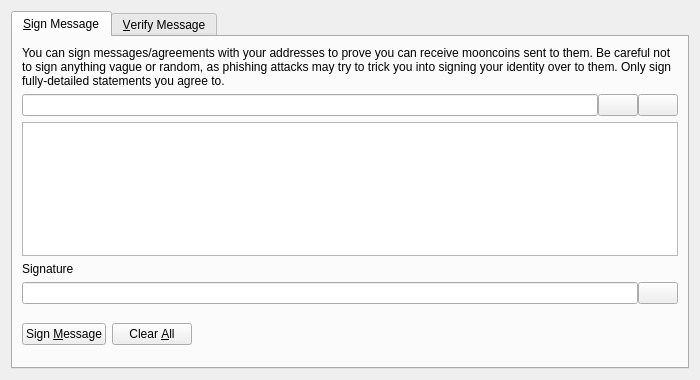
<?xml version="1.0" encoding="UTF-8"?>
<ui version="4.0">
 <class>SignVerifyMessageDialog</class>
 <widget class="QDialog" name="SignVerifyMessageDialog">
  <property name="geometry">
   <rect>
    <x>0</x>
    <y>0</y>
    <width>700</width>
    <height>380</height>
   </rect>
  </property>
  <property name="windowTitle">
   <string>Signatures - Sign / Verify a Message</string>
  </property>
  <property name="modal">
   <bool>true</bool>
  </property>
  <layout class="QVBoxLayout" name="verticalLayout">
   <item>
    <widget class="QTabWidget" name="tabWidget">
     <property name="currentIndex">
      <number>0</number>
     </property>
     <widget class="QWidget" name="tabSignMessage">
      <attribute name="title">
       <string>&amp;Sign Message</string>
      </attribute>
      <layout class="QVBoxLayout" name="verticalLayout_SM">
       <item>
        <widget class="QLabel" name="infoLabel_SM">
         <property name="text">
          <string>You can sign messages/agreements with your addresses to prove you can receive mooncoins sent to them. Be careful not to sign anything vague or random, as phishing attacks may try to trick you into signing your identity over to them. Only sign fully-detailed statements you agree to.</string>
         </property>
         <property name="textFormat">
          <enum>Qt::PlainText</enum>
         </property>
         <property name="wordWrap">
          <bool>true</bool>
         </property>
        </widget>
       </item>
       <item>
        <layout class="QHBoxLayout" name="horizontalLayout_1_SM">
         <property name="spacing">
          <number>0</number>
         </property>
         <item>
          <widget class="QValidatedLineEdit" name="addressIn_SM">
           <property name="toolTip">
            <string>The Mooncoin address to sign the message with</string>
           </property>
          </widget>
         </item>
         <item>
          <widget class="QPushButton" name="addressBookButton_SM">
           <property name="toolTip">
            <string>Choose previously used address</string>
           </property>
           <property name="text">
            <string/>
           </property>
           <property name="icon">
            <iconset resource="../bitcoin.qrc">
             <normaloff>:/icons/address-book</normaloff>:/icons/address-book</iconset>
           </property>
           <property name="shortcut">
            <string>Alt+A</string>
           </property>
           <property name="autoDefault">
            <bool>false</bool>
           </property>
          </widget>
         </item>
         <item>
          <widget class="QPushButton" name="pasteButton_SM">
           <property name="toolTip">
            <string>Paste address from clipboard</string>
           </property>
           <property name="text">
            <string/>
           </property>
           <property name="icon">
            <iconset resource="../bitcoin.qrc">
             <normaloff>:/icons/editpaste</normaloff>:/icons/editpaste</iconset>
           </property>
           <property name="shortcut">
            <string>Alt+P</string>
           </property>
           <property name="autoDefault">
            <bool>false</bool>
           </property>
          </widget>
         </item>
        </layout>
       </item>
       <item>
        <widget class="QPlainTextEdit" name="messageIn_SM">
         <property name="toolTip">
          <string>Enter the message you want to sign here</string>
         </property>
        </widget>
       </item>
       <item>
        <widget class="QLabel" name="signatureLabel_SM">
         <property name="text">
          <string>Signature</string>
         </property>
         <property name="textFormat">
          <enum>Qt::PlainText</enum>
         </property>
        </widget>
       </item>
       <item>
        <layout class="QHBoxLayout" name="horizontalLayout_2_SM">
         <property name="spacing">
          <number>0</number>
         </property>
         <item>
          <widget class="QLineEdit" name="signatureOut_SM">
           <property name="font">
            <font>
             <italic>true</italic>
            </font>
           </property>
           <property name="readOnly">
            <bool>true</bool>
           </property>
          </widget>
         </item>
         <item>
          <widget class="QPushButton" name="copySignatureButton_SM">
           <property name="toolTip">
            <string>Copy the current signature to the system clipboard</string>
           </property>
           <property name="text">
            <string/>
           </property>
           <property name="icon">
            <iconset resource="../bitcoin.qrc">
             <normaloff>:/icons/editcopy</normaloff>:/icons/editcopy</iconset>
           </property>
           <property name="autoDefault">
            <bool>false</bool>
           </property>
          </widget>
         </item>
        </layout>
       </item>
       <item>
        <layout class="QHBoxLayout" name="horizontalLayout_3_SM">
         <item>
          <widget class="QPushButton" name="signMessageButton_SM">
           <property name="toolTip">
            <string>Sign the message to prove you own this Mooncoin address</string>
           </property>
           <property name="text">
            <string>Sign &amp;Message</string>
           </property>
           <property name="icon">
            <iconset resource="../bitcoin.qrc">
             <normaloff>:/icons/edit</normaloff>:/icons/edit</iconset>
           </property>
           <property name="autoDefault">
            <bool>false</bool>
           </property>
          </widget>
         </item>
         <item>
          <widget class="QPushButton" name="clearButton_SM">
           <property name="toolTip">
            <string>Reset all sign message fields</string>
           </property>
           <property name="text">
            <string>Clear &amp;All</string>
           </property>
           <property name="icon">
            <iconset resource="../bitcoin.qrc">
             <normaloff>:/icons/remove</normaloff>:/icons/remove</iconset>
           </property>
           <property name="autoDefault">
            <bool>false</bool>
           </property>
          </widget>
         </item>
         <item>
          <spacer name="horizontalSpacer_1_SM">
           <property name="orientation">
            <enum>Qt::Horizontal</enum>
           </property>
           <property name="sizeHint" stdset="0">
            <size>
             <width>40</width>
             <height>48</height>
            </size>
           </property>
          </spacer>
         </item>
         <item>
          <widget class="QLabel" name="statusLabel_SM">
           <property name="font">
            <font>
             <weight>75</weight>
             <bold>true</bold>
            </font>
           </property>
           <property name="text">
            <string/>
           </property>
           <property name="wordWrap">
            <bool>true</bool>
           </property>
          </widget>
         </item>
         <item>
          <spacer name="horizontalSpacer_2_SM">
           <property name="orientation">
            <enum>Qt::Horizontal</enum>
           </property>
           <property name="sizeHint" stdset="0">
            <size>
             <width>40</width>
             <height>48</height>
            </size>
           </property>
          </spacer>
         </item>
        </layout>
       </item>
      </layout>
     </widget>
     <widget class="QWidget" name="tabVerifyMessage">
      <attribute name="title">
       <string>&amp;Verify Message</string>
      </attribute>
      <layout class="QVBoxLayout" name="verticalLayout_VM">
       <item>
        <widget class="QLabel" name="infoLabel_VM">
         <property name="text">
          <string>Enter the receiver's address, message (ensure you copy line breaks, spaces, tabs, etc. exactly) and signature below to verify the message. Be careful not to read more into the signature than what is in the signed message itself, to avoid being tricked by a man-in-the-middle attack. Note that this only proves the signing party receives with the address, it cannot prove sendership of any transaction!</string>
         </property>
         <property name="textFormat">
          <enum>Qt::PlainText</enum>
         </property>
         <property name="alignment">
          <set>Qt::AlignLeading|Qt::AlignLeft|Qt::AlignTop</set>
         </property>
         <property name="wordWrap">
          <bool>true</bool>
         </property>
        </widget>
       </item>
       <item>
        <layout class="QHBoxLayout" name="horizontalLayout_1_VM">
         <property name="spacing">
          <number>0</number>
         </property>
         <item>
          <widget class="QValidatedLineEdit" name="addressIn_VM">
           <property name="toolTip">
            <string>The Mooncoin address the message was signed with</string>
           </property>
          </widget>
         </item>
         <item>
          <widget class="QPushButton" name="addressBookButton_VM">
           <property name="toolTip">
            <string>Choose previously used address</string>
           </property>
           <property name="text">
            <string/>
           </property>
           <property name="icon">
            <iconset resource="../bitcoin.qrc">
             <normaloff>:/icons/address-book</normaloff>:/icons/address-book</iconset>
           </property>
           <property name="shortcut">
            <string>Alt+A</string>
           </property>
           <property name="autoDefault">
            <bool>false</bool>
           </property>
          </widget>
         </item>
        </layout>
       </item>
       <item>
        <widget class="QPlainTextEdit" name="messageIn_VM"/>
       </item>
       <item>
        <widget class="QValidatedLineEdit" name="signatureIn_VM"/>
       </item>
       <item>
        <layout class="QHBoxLayout" name="horizontalLayout_2_VM">
         <item>
          <widget class="QPushButton" name="verifyMessageButton_VM">
           <property name="toolTip">
            <string>Verify the message to ensure it was signed with the specified Mooncoin address</string>
           </property>
           <property name="text">
            <string>Verify &amp;Message</string>
           </property>
           <property name="icon">
            <iconset resource="../bitcoin.qrc">
             <normaloff>:/icons/transaction_0</normaloff>:/icons/transaction_0</iconset>
           </property>
           <property name="autoDefault">
            <bool>false</bool>
           </property>
          </widget>
         </item>
         <item>
          <widget class="QPushButton" name="clearButton_VM">
           <property name="toolTip">
            <string>Reset all verify message fields</string>
           </property>
           <property name="text">
            <string>Clear &amp;All</string>
           </property>
           <property name="icon">
            <iconset resource="../bitcoin.qrc">
             <normaloff>:/icons/remove</normaloff>:/icons/remove</iconset>
           </property>
           <property name="autoDefault">
            <bool>false</bool>
           </property>
          </widget>
         </item>
         <item>
          <spacer name="horizontalSpacer_1_VM">
           <property name="orientation">
            <enum>Qt::Horizontal</enum>
           </property>
           <property name="sizeHint" stdset="0">
            <size>
             <width>40</width>
             <height>48</height>
            </size>
           </property>
          </spacer>
         </item>
         <item>
          <widget class="QLabel" name="statusLabel_VM">
           <property name="font">
            <font>
             <weight>75</weight>
             <bold>true</bold>
            </font>
           </property>
           <property name="text">
            <string/>
           </property>
           <property name="wordWrap">
            <bool>true</bool>
           </property>
          </widget>
         </item>
         <item>
          <spacer name="horizontalSpacer_2_VM">
           <property name="orientation">
            <enum>Qt::Horizontal</enum>
           </property>
           <property name="sizeHint" stdset="0">
            <size>
             <width>40</width>
             <height>48</height>
            </size>
           </property>
          </spacer>
         </item>
        </layout>
       </item>
      </layout>
     </widget>
    </widget>
   </item>
  </layout>
 </widget>
 <customwidgets>
  <customwidget>
   <class>QValidatedLineEdit</class>
   <extends>QLineEdit</extends>
   <header>qt/qvalidatedlineedit.h</header>
  </customwidget>
 </customwidgets>
 <resources>
  <include location="../bitcoin.qrc"/>
 </resources>
 <connections/>
</ui>
